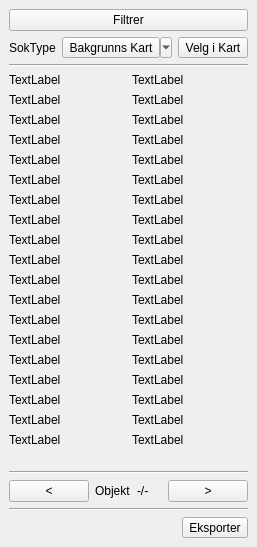
<?xml version="1.0" encoding="UTF-8"?>
<ui version="4.0">
 <class>DockWidget</class>
 <widget class="QDockWidget" name="DockWidget">
  <property name="geometry">
   <rect>
    <x>0</x>
    <y>0</y>
    <width>234</width>
    <height>547</height>
   </rect>
  </property>
  <property name="windowTitle">
   <string>Info Modal</string>
  </property>
  <widget class="QWidget" name="dockWidgetContents">
   <layout class="QVBoxLayout" name="verticalLayout_2">
    <item>
     <layout class="QVBoxLayout" name="verticalLayout">
      <item>
       <widget class="QPushButton" name="pushButton_filtrer">
        <property name="whatsThis">
         <string>&lt;html&gt;&lt;head/&gt;&lt;body&gt;&lt;p&gt;&lt;span style=&quot; font-size:12pt;&quot;&gt;Åpner filtrerings vindu&lt;/span&gt;&lt;/p&gt;&lt;/body&gt;&lt;/html&gt;</string>
        </property>
        <property name="text">
         <string>Filtrer</string>
        </property>
       </widget>
      </item>
      <item>
       <layout class="QHBoxLayout" name="horizontalLayout">
        <item>
         <widget class="QLabel" name="label_typeSok">
          <property name="text">
           <string>SokType</string>
          </property>
         </widget>
        </item>
        <item>
         <widget class="QToolButton" name="toolButton_map">
          <property name="minimumSize">
           <size>
            <width>0</width>
            <height>0</height>
           </size>
          </property>
          <property name="text">
           <string>Bakgrunns Kart</string>
          </property>
          <property name="popupMode">
           <enum>QToolButton::MenuButtonPopup</enum>
          </property>
         </widget>
        </item>
        <item>
         <widget class="QToolButton" name="toolButton_velgikart">
          <property name="text">
           <string>Velg i Kart</string>
          </property>
          <property name="popupMode">
           <enum>QToolButton::InstantPopup</enum>
          </property>
         </widget>
        </item>
       </layout>
      </item>
      <item>
       <widget class="Line" name="line">
        <property name="orientation">
         <enum>Qt::Horizontal</enum>
        </property>
       </widget>
      </item>
      <item>
       <layout class="QGridLayout" name="gridLayout">
        <item row="0" column="0">
         <widget class="QLabel" name="label_2">
          <property name="text">
           <string>TextLabel</string>
          </property>
         </widget>
        </item>
        <item row="0" column="1">
         <widget class="QLabel" name="label_3">
          <property name="text">
           <string>TextLabel</string>
          </property>
         </widget>
        </item>
        <item row="1" column="0">
         <widget class="QLabel" name="label_4">
          <property name="text">
           <string>TextLabel</string>
          </property>
         </widget>
        </item>
        <item row="1" column="1">
         <widget class="QLabel" name="label_5">
          <property name="text">
           <string>TextLabel</string>
          </property>
         </widget>
        </item>
        <item row="2" column="0">
         <widget class="QLabel" name="label_6">
          <property name="text">
           <string>TextLabel</string>
          </property>
         </widget>
        </item>
        <item row="2" column="1">
         <widget class="QLabel" name="label_7">
          <property name="text">
           <string>TextLabel</string>
          </property>
         </widget>
        </item>
        <item row="3" column="0">
         <widget class="QLabel" name="label_8">
          <property name="text">
           <string>TextLabel</string>
          </property>
         </widget>
        </item>
        <item row="3" column="1">
         <widget class="QLabel" name="label_9">
          <property name="text">
           <string>TextLabel</string>
          </property>
         </widget>
        </item>
        <item row="4" column="0">
         <widget class="QLabel" name="label_10">
          <property name="text">
           <string>TextLabel</string>
          </property>
         </widget>
        </item>
        <item row="4" column="1">
         <widget class="QLabel" name="label_11">
          <property name="text">
           <string>TextLabel</string>
          </property>
         </widget>
        </item>
        <item row="5" column="0">
         <widget class="QLabel" name="label_12">
          <property name="text">
           <string>TextLabel</string>
          </property>
         </widget>
        </item>
        <item row="5" column="1">
         <widget class="QLabel" name="label_13">
          <property name="text">
           <string>TextLabel</string>
          </property>
         </widget>
        </item>
        <item row="6" column="0">
         <widget class="QLabel" name="label_14">
          <property name="text">
           <string>TextLabel</string>
          </property>
         </widget>
        </item>
        <item row="6" column="1">
         <widget class="QLabel" name="label_15">
          <property name="text">
           <string>TextLabel</string>
          </property>
         </widget>
        </item>
        <item row="7" column="0">
         <widget class="QLabel" name="label_16">
          <property name="text">
           <string>TextLabel</string>
          </property>
         </widget>
        </item>
        <item row="7" column="1">
         <widget class="QLabel" name="label_17">
          <property name="text">
           <string>TextLabel</string>
          </property>
         </widget>
        </item>
        <item row="8" column="0">
         <widget class="QLabel" name="label_22">
          <property name="text">
           <string>TextLabel</string>
          </property>
         </widget>
        </item>
        <item row="8" column="1">
         <widget class="QLabel" name="label_23">
          <property name="text">
           <string>TextLabel</string>
          </property>
         </widget>
        </item>
        <item row="9" column="0">
         <widget class="QLabel" name="label_28">
          <property name="text">
           <string>TextLabel</string>
          </property>
         </widget>
        </item>
        <item row="9" column="1">
         <widget class="QLabel" name="label_29">
          <property name="text">
           <string>TextLabel</string>
          </property>
         </widget>
        </item>
        <item row="10" column="0">
         <widget class="QLabel" name="label_20">
          <property name="text">
           <string>TextLabel</string>
          </property>
         </widget>
        </item>
        <item row="10" column="1">
         <widget class="QLabel" name="label_21">
          <property name="text">
           <string>TextLabel</string>
          </property>
         </widget>
        </item>
        <item row="11" column="0">
         <widget class="QLabel" name="label_30">
          <property name="text">
           <string>TextLabel</string>
          </property>
         </widget>
        </item>
        <item row="11" column="1">
         <widget class="QLabel" name="label_31">
          <property name="text">
           <string>TextLabel</string>
          </property>
         </widget>
        </item>
        <item row="12" column="0">
         <widget class="QLabel" name="label_32">
          <property name="text">
           <string>TextLabel</string>
          </property>
         </widget>
        </item>
        <item row="12" column="1">
         <widget class="QLabel" name="label_33">
          <property name="text">
           <string>TextLabel</string>
          </property>
         </widget>
        </item>
        <item row="13" column="0">
         <widget class="QLabel" name="label_26">
          <property name="text">
           <string>TextLabel</string>
          </property>
         </widget>
        </item>
        <item row="13" column="1">
         <widget class="QLabel" name="label_27">
          <property name="text">
           <string>TextLabel</string>
          </property>
         </widget>
        </item>
        <item row="14" column="0">
         <widget class="QLabel" name="label_18">
          <property name="text">
           <string>TextLabel</string>
          </property>
         </widget>
        </item>
        <item row="14" column="1">
         <widget class="QLabel" name="label_19">
          <property name="text">
           <string>TextLabel</string>
          </property>
         </widget>
        </item>
        <item row="15" column="0">
         <widget class="QLabel" name="label_24">
          <property name="text">
           <string>TextLabel</string>
          </property>
         </widget>
        </item>
        <item row="15" column="1">
         <widget class="QLabel" name="label_25">
          <property name="text">
           <string>TextLabel</string>
          </property>
         </widget>
        </item>
        <item row="16" column="0">
         <widget class="QLabel" name="label_37">
          <property name="text">
           <string>TextLabel</string>
          </property>
         </widget>
        </item>
        <item row="16" column="1">
         <widget class="QLabel" name="label_35">
          <property name="text">
           <string>TextLabel</string>
          </property>
         </widget>
        </item>
        <item row="17" column="0">
         <widget class="QLabel" name="label_36">
          <property name="text">
           <string>TextLabel</string>
          </property>
         </widget>
        </item>
        <item row="17" column="1">
         <widget class="QLabel" name="label_38">
          <property name="text">
           <string>TextLabel</string>
          </property>
         </widget>
        </item>
        <item row="18" column="0">
         <widget class="QLabel" name="label_39">
          <property name="text">
           <string>TextLabel</string>
          </property>
         </widget>
        </item>
        <item row="18" column="1">
         <widget class="QLabel" name="label_34">
          <property name="text">
           <string>TextLabel</string>
          </property>
         </widget>
        </item>
       </layout>
      </item>
      <item>
       <spacer name="verticalSpacer">
        <property name="orientation">
         <enum>Qt::Vertical</enum>
        </property>
        <property name="sizeHint" stdset="0">
         <size>
          <width>20</width>
          <height>40</height>
         </size>
        </property>
       </spacer>
      </item>
      <item>
       <widget class="Line" name="line_3">
        <property name="orientation">
         <enum>Qt::Horizontal</enum>
        </property>
       </widget>
      </item>
      <item>
       <layout class="QHBoxLayout" name="horizontalLayout_5">
        <item>
         <widget class="QPushButton" name="pushButton_prev">
          <property name="text">
           <string>&lt;</string>
          </property>
         </widget>
        </item>
        <item>
         <widget class="QLabel" name="label_objekt">
          <property name="text">
           <string>Objekt</string>
          </property>
         </widget>
        </item>
        <item>
         <widget class="QLabel" name="label_object_number">
          <property name="text">
           <string>-/-</string>
          </property>
         </widget>
        </item>
        <item>
         <widget class="QPushButton" name="pushButton_next">
          <property name="text">
           <string>&gt;</string>
          </property>
         </widget>
        </item>
       </layout>
      </item>
      <item>
       <widget class="Line" name="line_2">
        <property name="orientation">
         <enum>Qt::Horizontal</enum>
        </property>
       </widget>
      </item>
      <item>
       <layout class="QHBoxLayout" name="horizontalLayout_2">
        <item>
         <spacer name="horizontalSpacer">
          <property name="orientation">
           <enum>Qt::Horizontal</enum>
          </property>
          <property name="sizeHint" stdset="0">
           <size>
            <width>40</width>
            <height>20</height>
           </size>
          </property>
         </spacer>
        </item>
        <item>
         <widget class="QToolButton" name="toolButton_eksporter">
          <property name="text">
           <string>Eksporter</string>
          </property>
          <property name="popupMode">
           <enum>QToolButton::InstantPopup</enum>
          </property>
         </widget>
        </item>
       </layout>
      </item>
     </layout>
    </item>
   </layout>
  </widget>
 </widget>
 <resources>
  <include location="../resources.qrc"/>
 </resources>
 <connections/>
</ui>
